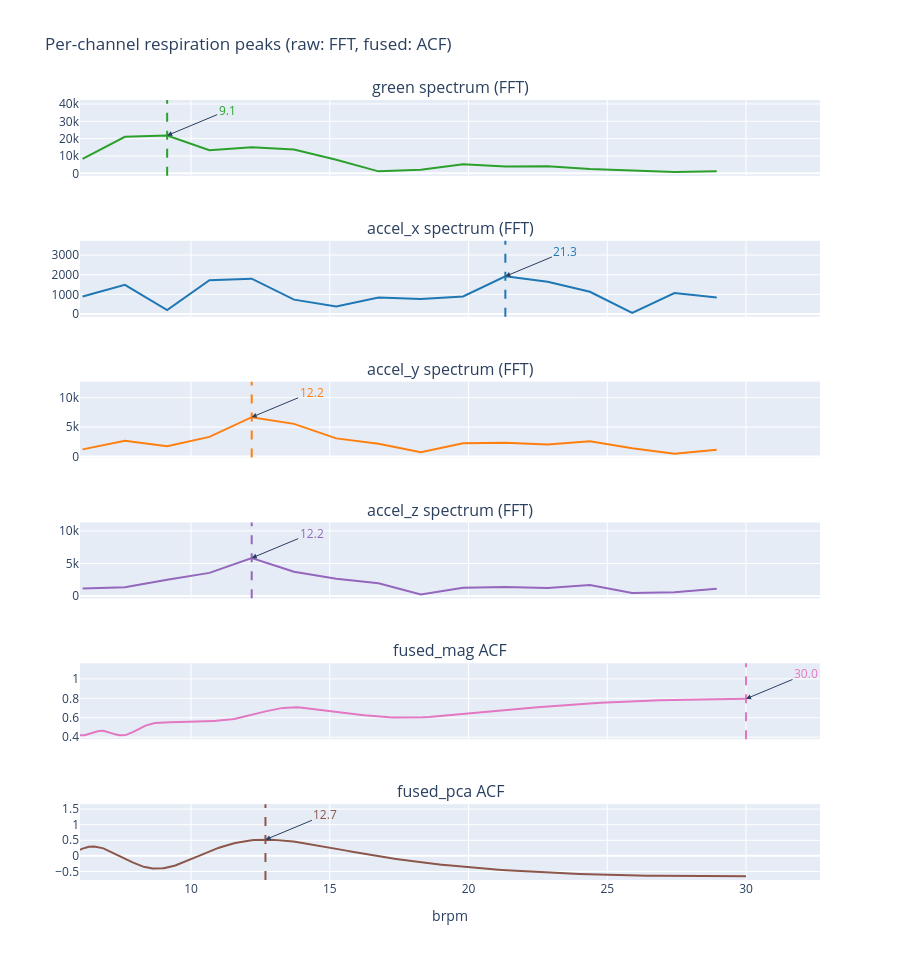

The notebook cell saved with this chart:
### Code cell
# raw (green, accel_*):    rfft + dominant peak
# fused_mag/_pca:          autocorrelation

fft_channels = {
    'green':   ga_filt['green'].to_numpy(),
    'accel_x': ga_filt['accel_x'].to_numpy(),
    'accel_y': ga_filt['accel_y'].to_numpy(),
    'accel_z': ga_filt['accel_z'].to_numpy(),
}
acf_channels = {
    'fused_mag': fused['fused_mag'],
    'fused_pca': fused['fused_pca'],
}

specs = {name: rfft_magnitude(sig) for name, sig in fft_channels.items()}
acfs  = {name: autocorrelation(sig) for name, sig in acf_channels.items()}

fft_peaks_brpm = {
    name: find_dominant_peak(mags, fr) * 60.0
    for name, (mags, fr) in specs.items()
}
acf_peaks_brpm = {
    name: pick_autocorrelation(acf, ls) * 60.0
    for name, (acf, ls) in acfs.items()
}

# Shared brpm axes
freq_res = next(iter(specs.values()))[1]
fft_half = FFT_SIZE // 2 + 1
freqs_brpm_fft = np.arange(fft_half) * freq_res * 60.0
band_fft = (freqs_brpm_fft >= RESP_MIN_BRPM) & (freqs_brpm_fft <= RESP_MAX_BRPM)

lag_step_acf = next(iter(acfs.values()))[1]
n_lags = len(next(iter(acfs.values()))[0])
lags = np.arange(1, n_lags) * lag_step_acf
lags_brpm_acf = 60.0 / lags
band_acf = (lags_brpm_acf >= RESP_MIN_BRPM) & (lags_brpm_acf <= RESP_MAX_BRPM)

ordered = ['green', 'accel_x', 'accel_y', 'accel_z', 'fused_mag', 'fused_pca']
titles = {
    'green':     'green spectrum (FFT)',
    'accel_x':   'accel_x spectrum (FFT)',
    'accel_y':   'accel_y spectrum (FFT)',
    'accel_z':   'accel_z spectrum (FFT)',
    'fused_mag': 'fused_mag ACF',
    'fused_pca': 'fused_pca ACF',
}

fig = make_subplots(rows=len(ordered), cols=1, shared_xaxes=True,
                    subplot_titles=[titles[n] for n in ordered])

def _mark(row, x_brpm, y_max, color):
    fig.add_vline(x=x_brpm, line_dash='dash', line_color=color, row=row, col=1)
    fig.add_annotation(x=x_brpm, y=y_max,
                       text=f'{x_brpm:.1f}',
                       font=dict(color=color),
                       showarrow=True, arrowhead=2,
                       ax=60, ay=-25, row=row, col=1)

for row, name in enumerate(ordered, start=1):
    color = COLORS[name]

    if name in fft_channels:
        mags = specs[name][0]
        y_band = mags[band_fft]
        if not len(y_band):
            continue
        y_max = float(y_band.max())
        fig.add_trace(go.Scatter(x=freqs_brpm_fft[band_fft], y=y_band,
                                 mode='lines',
                                 line=dict(color=color)),
                      row=row, col=1)
        peak_brpm = fft_peaks_brpm[name]
    else:
        acf, _ = acfs[name]
        y_band = acf[1:][band_acf]
        if not len(y_band):
            continue
        y_max = float(y_band.max())
        fig.add_trace(go.Scatter(x=lags_brpm_acf[band_acf], y=y_band,
                                 mode='lines',
                                 line=dict(color=color)),
                      row=row, col=1)
        peak_brpm = acf_peaks_brpm[name]

    if peak_brpm > 0:
        _mark(row, peak_brpm, y_max, color)

fig.update_xaxes(title_text='brpm', row=len(ordered), col=1)
fig.update_layout(height=160 * len(ordered), showlegend=False,
                  title_text='Per-channel respiration peaks (raw: FFT, fused: ACF)')
fig.show()

### Figure 1 — Plotly figure (JSON) as saved in the notebook; plotly's stock layout.template omitted (floating-point values rounded to 4 significant figures; data arrays with more than 128 entries replaced by an {"elided": "..."} marker saying what was removed)
{"data": [{"line": {"color": "#2ca02c"}, "mode": "lines", "type": "scatter", "x": [6.094, 7.617, 9.141, 10.66, 12.19, 13.71, 15.23, 16.76, 18.28, 19.8, 21.33, 22.85, 24.38, 25.9, 27.42, 28.95], "xaxis": "x", "y": [8277.0, 21100.0, 21820.0, 13320.0, 15100.0, 13800.0, 7856.0, 1146.0, 2099.0, 5194.0, 3920.0, 4130.0, 2466.0, 1621.0, 749.1, 1274.0], "yaxis": "y"}, {"line": {"color": "#1f77b4"}, "mode": "lines", "type": "scatter", "x": [6.094, 7.617, 9.141, 10.66, 12.19, 13.71, 15.23, 16.76, 18.28, 19.8, 21.33, 22.85, 24.38, 25.9, 27.42, 28.95], "xaxis": "x2", "y": [885.4, 1486.0, 194.1, 1718.0, 1799.0, 731.0, 377.3, 838.8, 763.0, 891.8, 1916.0, 1641.0, 1130.0, 55.98, 1067.0, 837.5], "yaxis": "y2"}, {"line": {"color": "#ff7f0e"}, "mode": "lines", "type": "scatter", "x": [6.094, 7.617, 9.141, 10.66, 12.19, 13.71, 15.23, 16.76, 18.28, 19.8, 21.33, 22.85, 24.38, 25.9, 27.42, 28.95], "xaxis": "x3", "y": [1213.0, 2668.0, 1745.0, 3333.0, 6688.0, 5547.0, 3080.0, 2184.0, 730.7, 2245.0, 2342.0, 2052.0, 2611.0, 1410.0, 475.5, 1145.0], "yaxis": "y3"}, {"line": {"color": "#9467bd"}, "mode": "lines", "type": "scatter", "x": [6.094, 7.617, 9.141, 10.66, 12.19, 13.71, 15.23, 16.76, 18.28, 19.8, 21.33, 22.85, 24.38, 25.9, 27.42, 28.95], "xaxis": "x4", "y": [1154.0, 1317.0, 2496.0, 3537.0, 5829.0, 3709.0, 2638.0, 1932.0, 209.4, 1247.0, 1375.0, 1204.0, 1660.0, 434.7, 577.4, 1103.0], "yaxis": "y4"}, {"line": {"color": "#e377c2"}, "mode": "lines", "type": "scatter", "x": {"elided": "209 float values"}, "xaxis": "x5", "y": {"elided": "209 float values"}, "yaxis": "y5"}, {"line": {"color": "#8c564b"}, "mode": "lines", "type": "scatter", "x": {"elided": "209 float values"}, "xaxis": "x6", "y": {"elided": "209 float values"}, "yaxis": "y6"}], "layout": {"annotations": [{"font": {"size": 16}, "showarrow": false, "text": "green spectrum (FFT)", "x": 0.5, "xanchor": "center", "xref": "paper", "y": 1.0, "yanchor": "bottom", "yref": "paper"}, {"font": {"size": 16}, "showarrow": false, "text": "accel_x spectrum (FFT)", "x": 0.5, "xanchor": "center", "xref": "paper", "y": 0.8194, "yanchor": "bottom", "yref": "paper"}, {"font": {"size": 16}, "showarrow": false, "text": "accel_y spectrum (FFT)", "x": 0.5, "xanchor": "center", "xref": "paper", "y": 0.6389, "yanchor": "bottom", "yref": "paper"}, {"font": {"size": 16}, "showarrow": false, "text": "accel_z spectrum (FFT)", "x": 0.5, "xanchor": "center", "xref": "paper", "y": 0.4583, "yanchor": "bottom", "yref": "paper"}, {"font": {"size": 16}, "showarrow": false, "text": "fused_mag ACF", "x": 0.5, "xanchor": "center", "xref": "paper", "y": 0.2778, "yanchor": "bottom", "yref": "paper"}, {"font": {"size": 16}, "showarrow": false, "text": "fused_pca ACF", "x": 0.5, "xanchor": "center", "xref": "paper", "y": 0.09722, "yanchor": "bottom", "yref": "paper"}, {"arrowhead": 2, "ax": 60, "ay": -25, "font": {"color": "#2ca02c"}, "showarrow": true, "text": "9.1", "x": 9.141, "xref": "x", "y": 21820.0, "yref": "y"}, {"arrowhead": 2, "ax": 60, "ay": -25, "font": {"color": "#1f77b4"}, "showarrow": true, "text": "21.3", "x": 21.33, "xref": "x2", "y": 1916.0, "yref": "y2"}, {"arrowhead": 2, "ax": 60, "ay": -25, "font": {"color": "#ff7f0e"}, "showarrow": true, "text": "12.2", "x": 12.19, "xref": "x3", "y": 6688.0, "yref": "y3"}, {"arrowhead": 2, "ax": 60, "ay": -25, "font": {"color": "#9467bd"}, "showarrow": true, "text": "12.2", "x": 12.19, "xref": "x4", "y": 5829.0, "yref": "y4"}, {"arrowhead": 2, "ax": 60, "ay": -25, "font": {"color": "#e377c2"}, "showarrow": true, "text": "30.0", "x": 30, "xref": "x5", "y": 0.7949, "yref": "y5"}, {"arrowhead": 2, "ax": 60, "ay": -25, "font": {"color": "#8c564b"}, "showarrow": true, "text": "12.7", "x": 12.68, "xref": "x6", "y": 0.52, "yref": "y6"}], "height": 960, "shapes": [{"line": {"color": "#2ca02c", "dash": "dash"}, "type": "line", "x0": 9.141, "x1": 9.141, "xref": "x", "y0": 0, "y1": 1, "yref": "y domain"}, {"line": {"color": "#1f77b4", "dash": "dash"}, "type": "line", "x0": 21.33, "x1": 21.33, "xref": "x2", "y0": 0, "y1": 1, "yref": "y2 domain"}, {"line": {"color": "#ff7f0e", "dash": "dash"}, "type": "line", "x0": 12.19, "x1": 12.19, "xref": "x3", "y0": 0, "y1": 1, "yref": "y3 domain"}, {"line": {"color": "#9467bd", "dash": "dash"}, "type": "line", "x0": 12.19, "x1": 12.19, "xref": "x4", "y0": 0, "y1": 1, "yref": "y4 domain"}, {"line": {"color": "#e377c2", "dash": "dash"}, "type": "line", "x0": 30, "x1": 30, "xref": "x5", "y0": 0, "y1": 1, "yref": "y5 domain"}, {"line": {"color": "#8c564b", "dash": "dash"}, "type": "line", "x0": 12.68, "x1": 12.68, "xref": "x6", "y0": 0, "y1": 1, "yref": "y6 domain"}], "showlegend": false, "title": {"text": "Per-channel respiration peaks (raw: FFT, fused: ACF)"}, "xaxis": {"anchor": "y", "domain": [0, 1], "matches": "x6", "showticklabels": false}, "xaxis2": {"anchor": "y2", "domain": [0, 1], "matches": "x6", "showticklabels": false}, "xaxis3": {"anchor": "y3", "domain": [0, 1], "matches": "x6", "showticklabels": false}, "xaxis4": {"anchor": "y4", "domain": [0, 1], "matches": "x6", "showticklabels": false}, "xaxis5": {"anchor": "y5", "domain": [0, 1], "matches": "x6", "showticklabels": false}, "xaxis6": {"anchor": "y6", "domain": [0, 1], "title": {"text": "brpm"}}, "yaxis": {"anchor": "x", "domain": [0.9028, 1.0]}, "yaxis2": {"anchor": "x2", "domain": [0.7222, 0.8194]}, "yaxis3": {"anchor": "x3", "domain": [0.5417, 0.6389]}, "yaxis4": {"anchor": "x4", "domain": [0.3611, 0.4583]}, "yaxis5": {"anchor": "x5", "domain": [0.1806, 0.2778]}, "yaxis6": {"anchor": "x6", "domain": [0, 0.09722]}}}
